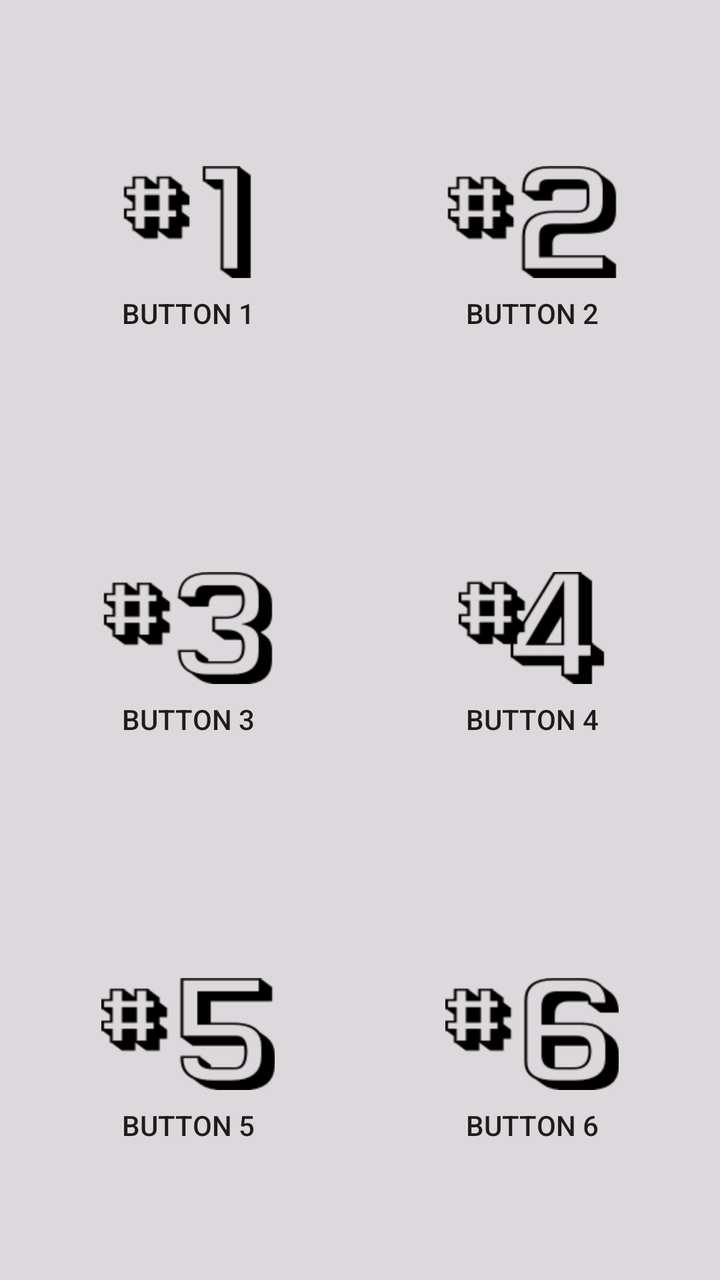
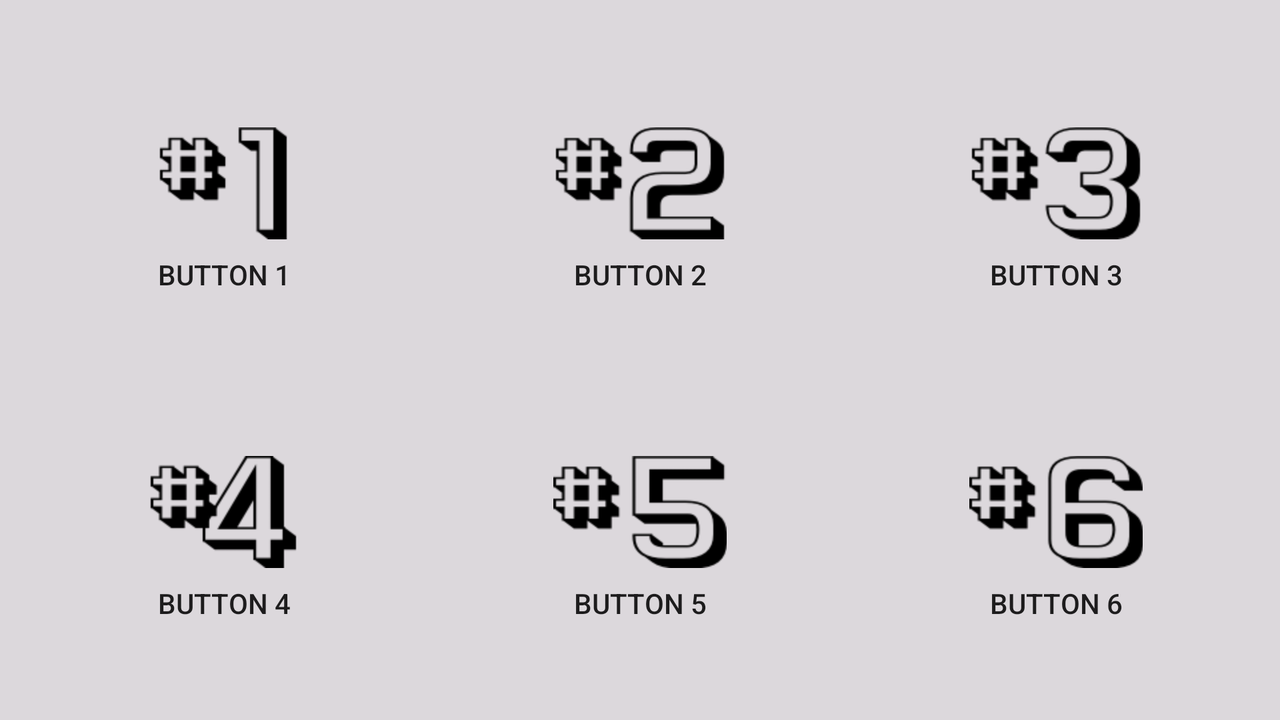

One screen, two layout resources from the same app: the default and the repository's alternative for another configuration. Each is rendered where Android would select it; the XML of both is given below.
<!-- AndroidManifest.xml: application theme Theme.AppCompat.Light -->
<!-- res/layout/center.xml -->
<?xml version="1.0" encoding="utf-8"?>
<ScrollView xmlns:android="http://schemas.android.com/apk/res/android"
    android:layout_width="fill_parent"
    android:layout_height="fill_parent"
    android:fillViewport="true" >

    <LinearLayout
        android:layout_width="fill_parent"
        android:layout_height="wrap_content"
        android:background="@color/background"
        android:orientation="vertical"
        android:padding="@dimen/top_padding" >

        <LinearLayout
            android:layout_width="fill_parent"
            android:layout_height="0dp"
            android:layout_marginTop="15dp"
            android:layout_weight="1"
            android:baselineAligned="false"
            android:gravity="center"
            android:orientation="horizontal" >

            <LinearLayout
                android:layout_width="fill_parent"
                android:layout_height="wrap_content"
                android:layout_weight="1"
                android:gravity="center" >

                <Button
                    android:id="@+id/button1"
                    style="@style/dashboard_button_center"
                    android:drawableTop="@drawable/icon1"
                    android:onClick="clicked"
                    android:text="@string/button1" />
            </LinearLayout>

            <LinearLayout
                android:layout_width="fill_parent"
                android:layout_height="wrap_content"
                android:layout_weight="1"
                android:gravity="center" >

                <Button
                    android:id="@+id/button2"
                    style="@style/dashboard_button_center"
                    android:drawableTop="@drawable/icon2"
                    android:onClick="clicked"
                    android:text="@string/button2" />
            </LinearLayout>
        </LinearLayout>

        <LinearLayout
            android:layout_width="fill_parent"
            android:layout_height="0dp"
            android:layout_weight="1"
            android:gravity="center"
            android:orientation="horizontal" android:baselineAligned="false">

            <LinearLayout
                android:layout_width="fill_parent"
                android:layout_height="wrap_content"
                android:layout_weight="1"
                android:gravity="center" >

                <Button
                    android:id="@+id/button3"
                    style="@style/dashboard_button_center"
                    android:drawableTop="@drawable/icon3"
                    android:onClick="clicked"
                    android:text="@string/button3" />
            </LinearLayout>

            <LinearLayout
                android:layout_width="fill_parent"
                android:layout_height="wrap_content"
                android:layout_weight="1"
                android:gravity="center" >

                <Button
                    android:id="@+id/button4"
                    style="@style/dashboard_button_center"
                    android:drawableTop="@drawable/icon4"
                    android:onClick="clicked"
                    android:text="@string/button4" />
            </LinearLayout>
        </LinearLayout>

        <LinearLayout
            android:layout_width="fill_parent"
            android:layout_height="0dp"
            android:layout_weight="1"
            android:gravity="center"
            android:orientation="horizontal" android:baselineAligned="false">
            
            <LinearLayout
                android:layout_width="fill_parent"
                android:layout_height="wrap_content"
                android:layout_weight="1"
                android:gravity="center" >

                <Button
                    android:id="@+id/button5"
                    style="@style/dashboard_button_center"
                    android:drawableTop="@drawable/icon5"
                    android:onClick="clicked"
                    android:text="@string/button5" />
            </LinearLayout>

            <LinearLayout
                android:layout_width="fill_parent"
                android:layout_height="wrap_content"
                android:layout_weight="1"
                android:gravity="center" >

                <Button
                    android:id="@+id/button6"
                    style="@style/dashboard_button_center"
                    android:drawableTop="@drawable/icon6"
                    android:onClick="clicked"
                    android:text="@string/button6" />
            </LinearLayout>
        </LinearLayout>
    </LinearLayout>

</ScrollView>
<!-- resources referenced by this layout -->
<resources>
  <color name="background">#dcd8dc</color>
  <dimen name="top_padding">8dp</dimen>
  <!-- drawable icon1: png bitmap (drawable-hdpi, 43897 bytes) -->
  <!-- drawable icon2: png bitmap (drawable-hdpi, 43897 bytes) -->
  <!-- drawable icon3: png bitmap (drawable-hdpi, 43897 bytes) -->
  <!-- drawable icon4: png bitmap (drawable-hdpi, 43897 bytes) -->
  <!-- drawable icon5: png bitmap (drawable-hdpi, 2824 bytes) -->
  <!-- drawable icon6: png bitmap (drawable-hdpi, 3276 bytes) -->
  <string name="button1">Button 1</string>
  <string name="button2">Button 2</string>
  <string name="button3">Button 3</string>
  <string name="button4">Button 4</string>
  <string name="button5">Button 5</string>
  <string name="button6">Button 6</string>
  <style name="dashboard_button_center" parent="@style/dashboard_button">
          <item name="android:layout_width">wrap_content</item>
          <item name="android:layout_weight">0</item>
      </style>
  <style name="dashboard_button">
          <item name="android:layout_width">fill_parent</item>
          <item name="android:layout_height">wrap_content</item>
          <item name="android:layout_weight">1</item>
          <item name="android:background">@drawable/buttonselector</item>
          <item name="android:padding">5dp</item>
          <item name="android:drawablePadding">8dp</item>
      </style>
  <!-- drawable buttonselector (drawable) -->
  <?xml version="1.0" encoding="utf-8"?>
  <selector xmlns:android="http://schemas.android.com/apk/res/android">
  
      
      <item android:state_pressed="true">
          
          <shape android:shape="rectangle">                   
  			<solid android:color="@color/buttonpressed"/>           
   			<corners android:bottomLeftRadius="9dp" android:bottomRightRadius="9dp" android:topLeftRadius="9dp" android:topRightRadius="9dp" />        
          </shape>
          
      </item>
      
      
      
      <item android:state_focused="true">
          
          <shape android:shape="rectangle">           
              <solid android:color="@color/buttonfocus"/>
  			<corners android:bottomLeftRadius="9dp" android:bottomRightRadius="9dp" android:topLeftRadius="9dp" android:topRightRadius="9dp" />
          </shape>
          
       </item>
  
      
      <item android:state_selected="true">
          
  		<shape android:shape="rectangle">
              <solid android:color="@color/buttonfocus"/>
              <corners android:bottomLeftRadius="9dp" android:bottomRightRadius="9dp" android:topLeftRadius="9dp" android:topRightRadius="9dp" />
          </shape>        
          
      </item>
      
      
  		<item android:drawable="@android:color/transparent"/>
  
  </selector>
  <color name="buttonpressed">#f2f2f2</color>
  <color name="buttonfocus">#f2edf2</color>
</resources>
<!-- res/layout-land/center.xml (the repository's variant of the layout above) -->
<!-- drawn on the phone turned sideways -->
<?xml version="1.0" encoding="utf-8"?>
<ScrollView xmlns:android="http://schemas.android.com/apk/res/android"
    android:layout_width="fill_parent"
    android:layout_height="fill_parent"
    android:fillViewport="true" >

    <LinearLayout
        android:layout_width="fill_parent"
        android:layout_height="wrap_content"
        android:background="@color/background"
        android:orientation="vertical"
        android:padding="@dimen/top_padding" >

        <LinearLayout
            android:layout_width="fill_parent"
            android:layout_height="0dp"
            android:layout_marginTop="15dp"
            android:layout_weight="1"
            android:baselineAligned="false"
            android:gravity="center"
            android:orientation="horizontal" >

            <LinearLayout
                android:layout_width="fill_parent"
                android:layout_height="wrap_content"
                android:layout_weight="1"
                android:gravity="center" >

                <Button
                    android:id="@+id/button1"
                    style="@style/dashboard_button_center"
                    android:drawableTop="@drawable/icon1"
                    android:onClick="clicked"
                    android:text="@string/button1" />
            </LinearLayout>

            <LinearLayout
                android:layout_width="fill_parent"
                android:layout_height="wrap_content"
                android:layout_weight="1"
                android:gravity="center" >

                <Button
                    android:id="@+id/button2"
                    style="@style/dashboard_button_center"
                    android:drawableTop="@drawable/icon2"
                    android:onClick="clicked"
                    android:text="@string/button2" />
            </LinearLayout>

            <LinearLayout
                android:layout_width="fill_parent"
                android:layout_height="wrap_content"
                android:layout_weight="1"
                android:gravity="center" >

                <Button
                    android:id="@+id/button3"
                    style="@style/dashboard_button_center"
                    android:drawableTop="@drawable/icon3"
                    android:onClick="clicked"
                    android:text="@string/button3" />
            </LinearLayout>
        </LinearLayout>

        <LinearLayout
            android:layout_width="fill_parent"
            android:layout_height="0dp"
            android:layout_weight="1"
            android:gravity="center"
            android:orientation="horizontal" android:baselineAligned="false">

            <LinearLayout
                android:layout_width="fill_parent"
                android:layout_height="wrap_content"
                android:layout_weight="1"
                android:gravity="center" >

                <Button
                    android:id="@+id/button4"
                    style="@style/dashboard_button_center"
                    android:drawableTop="@drawable/icon4"
                    android:onClick="clicked"
                    android:text="@string/button4" />
            </LinearLayout>

            <LinearLayout
                android:layout_width="fill_parent"
                android:layout_height="wrap_content"
                android:layout_weight="1"
                android:gravity="center" >

                <Button
                    android:id="@+id/button5"
                    style="@style/dashboard_button_center"
                    android:drawableTop="@drawable/icon5"
                    android:onClick="clicked"
                    android:text="@string/button5" />
            </LinearLayout>

            <LinearLayout
                android:layout_width="fill_parent"
                android:layout_height="wrap_content"
                android:layout_weight="1"
                android:gravity="center" >

                <Button
                    android:id="@+id/button6"
                    style="@style/dashboard_button_center"
                    android:drawableTop="@drawable/icon6"
                    android:onClick="clicked"
                    android:text="@string/button6" />
            </LinearLayout>
        </LinearLayout>
    </LinearLayout>

</ScrollView>
